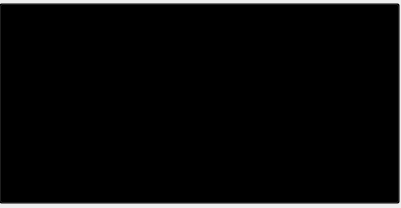
<?xml version="1.0" encoding="UTF-8"?>
<ui version="4.0">
 <class>BillWidget</class>
 <widget class="QWidget" name="BillWidget">
  <property name="geometry">
   <rect>
    <x>0</x>
    <y>0</y>
    <width>401</width>
    <height>208</height>
   </rect>
  </property>
  <property name="sizePolicy">
   <sizepolicy hsizetype="Preferred" vsizetype="Preferred">
    <horstretch>0</horstretch>
    <verstretch>0</verstretch>
   </sizepolicy>
  </property>
  <property name="windowTitle">
   <string/>
  </property>
  <widget class="QWidget" name="widget" native="true">
   <property name="geometry">
    <rect>
     <x>0</x>
     <y>0</y>
     <width>401</width>
     <height>208</height>
    </rect>
   </property>
   <widget class="QPushButton" name="pushButton">
    <property name="geometry">
     <rect>
      <x>-1</x>
      <y>3</y>
      <width>401</width>
      <height>201</height>
     </rect>
    </property>
    <property name="styleSheet">
     <string notr="true">background-color: transparent;
color: transparent;</string>
    </property>
    <property name="text">
     <string>PushButton</string>
    </property>
   </widget>
  </widget>
 </widget>
 <resources/>
 <connections/>
</ui>
